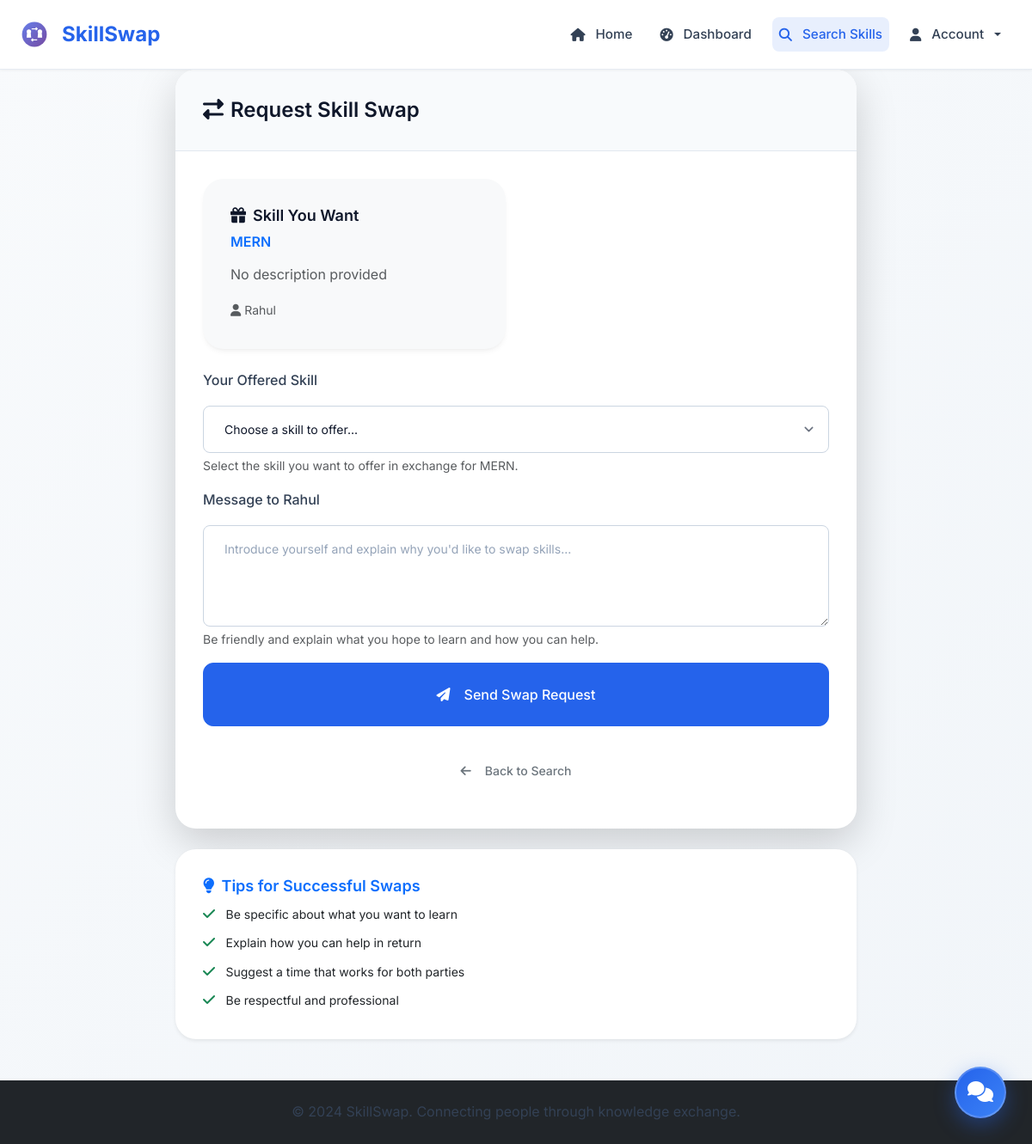
Screenshot of /request_swap/20 (signed in) with the database file from the repository.
### tables this page shows
CREATE TABLE skills (
            id INTEGER PRIMARY KEY AUTOINCREMENT,
            user_id INTEGER,
            skill_name TEXT NOT NULL,
            skill_type TEXT NOT NULL, -- 'offered' or 'wanted'
            description TEXT,
            is_approved INTEGER DEFAULT 1,
            created_at TIMESTAMP DEFAULT CURRENT_TIMESTAMP, is_rejected INTEGER DEFAULT 0, rejection_reason TEXT, rejected_at TIMESTAMP,
            FOREIGN KEY (user_id) REFERENCES users (id)
        );

CREATE TABLE users (
            id INTEGER PRIMARY KEY AUTOINCREMENT,
            email TEXT UNIQUE NOT NULL,
            password_hash TEXT NOT NULL,
            name TEXT NOT NULL,
            location TEXT,
            profile_photo TEXT,
            availability TEXT,
            is_public INTEGER DEFAULT 1,
            is_admin INTEGER DEFAULT 0,
            is_banned INTEGER DEFAULT 0,
            created_at TIMESTAMP DEFAULT CURRENT_TIMESTAMP
        , bio TEXT, is_under_supervision INTEGER DEFAULT 0, availability_start TEXT, availability_end TEXT);

### skill_swap_app.py (the view)
@app.route('/request_swap/<int:skill_id>')
@login_required
def request_swap(skill_id):
    conn = get_db()
    skill = conn.execute('''
        SELECT s.*, u.name as user_name, u.is_under_supervision
        FROM skills s
        JOIN users u ON s.user_id = u.id
        WHERE s.id = ?
    ''', (skill_id,)).fetchone()
    if not skill:
        flash('Skill not found.', 'error')
        return redirect(url_for('search'))
    if skill['is_under_supervision']:
        flash('This user is currently under supervision and cannot receive swap requests.', 'warning')
        return redirect(url_for('search'))
    user_skills = conn.execute('''
        SELECT * FROM skills WHERE user_id = ? AND skill_type = 'offered' AND is_rejected = 0
    ''', (session['user_id'],)).fetchall()
    conn.close()
    skill = convert_row_datetimes(skill)
    user_skills = convert_rows_datetimes(user_skills)
    return render_template('request_swap.html', skill=skill, user_skills=user_skills)

### skill_swap_app.py (called while the page is built)
def parse_datetime(timestamp_str):
    if timestamp_str is None:
        return None
    try:
        if 'T' in timestamp_str:
            return datetime.fromisoformat(timestamp_str.replace('Z', '+00:00'))
        else:
            return datetime.strptime(timestamp_str, '%Y-%m-%d %H:%M:%S')
    except:
        return None

def convert_row_datetimes(row):
    if row is None:
        return None
    if hasattr(row, 'keys'):
        row_dict = dict(row)
    else:
        row_dict = row
    timestamp_fields = ['created_at', 'updated_at', 'rejected_at']
    for field in timestamp_fields:
        if field in row_dict and row_dict[field]:
            row_dict[field] = parse_datetime(row_dict[field])
    return row_dict

def convert_rows_datetimes(rows):
    if not rows:
        return []
    return [convert_row_datetimes(row) for row in rows]

def get_db():
    conn = sqlite3.connect('skill_swap.db')
    conn.row_factory = sqlite3.Row
    return conn

def login_required(f):
    from functools import wraps
    @wraps(f)
    def decorated_function(*args, **kwargs):
        if 'user_id' not in session:
            flash('Please log in to access this page.', 'error')
            return redirect(url_for('login'))
        return f(*args, **kwargs)
    return decorated_function

@app.context_processor
def inject_unread_notifications():
    if 'user_id' in session:
        conn = get_db()
        unread_count = conn.execute('''
            SELECT COUNT(*) as count FROM notifications
            WHERE user_id = ? AND is_read = 0
        ''', (session['user_id'],)).fetchone()['count']
        conn.close()
        return {'unread_notifications': unread_count}
    return {'unread_notifications': 0}

@app.context_processor
def inject_helpers():
    return {'get_user_by_id': get_user_by_id}

### templates/request_swap.html (shortened to what this page needs)
{% extends "base.html" %}
{% block content %}
<div class="row justify-content-center">
    <div class="col-lg-8">
        <div class="card border-0 shadow-lg">
            <div class="card-header">
                <h3 class="mb-0">
                    <i class="fas fa-exchange-alt me-2"></i>Request Skill Swap
                </h3>
            </div>
            <div class="card-body">
                <div class="row mb-4">
                    <div class="col-md-6">
                        <div class="card border-0 bg-light">
                            <div class="card-body">
                                <h5 class="card-title">
                                    <i class="fas fa-gift me-2"></i>Skill You Want
                                </h5>
                                <h6 class="text-primary">{{ skill.skill_name }}</h6>
                                <p class="text-muted">{{ skill.description or 'No description provided' }}</p>
                                <small class="text-muted">
                                    <i class="fas fa-user me-1"></i>{{ skill.user_name }}
                                </small>
                            </div>
                        </div>
                    </div>
                    <div class="col-md-6">
                    </div>
                </div>
                {% if user_skills %}
                <form method="POST" action="{{ url_for('send_swap_request') }}" class="swap-request-form">
                    <div class="mb-3">
                        <label for="offered_skill_id" class="form-label">Your Offered Skill</label>
                        <select class="form-select" id="offered_skill_id" name="offered_skill_id" required>
                            <option value="">Choose a skill to offer...</option>
                        </select>
                        <div class="form-text">
                            Select the skill you want to offer in exchange for {{ skill.skill_name }}.
                        </div>
                    </div>
                    <div class="mb-3">
                        <label for="message" class="form-label">Message to {{ skill.user_name }}</label>
                        <textarea class="form-control" id="message" name="message" rows="4"
                                  placeholder="Introduce yourself and explain why you'd like to swap skills..."></textarea>
                        <div class="form-text">
                            Be friendly and explain what you hope to learn and how you can help.
                        </div>
                    </div>
                    <div class="d-grid gap-2">
                        <button type="submit" class="btn btn-primary btn-lg">
                            <i class="fas fa-paper-plane me-2"></i>Send Swap Request
                        </button>
                        <a href="{{ url_for('search') }}" class="btn btn-outline-secondary">
                            <i class="fas fa-arrow-left me-2"></i>Back to Search
                        </a>
                    </div>
                </form>
                {% endif %}
            </div>
        </div>
        <div class="card border-0 shadow-sm mt-4">
            <div class="card-body">
                <h6 class="card-title text-primary">
                    <i class="fas fa-lightbulb me-2"></i>Tips for Successful Swaps
                </h6>
                <ul class="list-unstyled mb-0">
                    <li class="mb-2">
                        <i class="fas fa-check text-success me-2"></i>
                        <small>Be specific about what you want to learn</small>
                    </li>
                    <li class="mb-2">
                        <i class="fas fa-check text-success me-2"></i>
                        <small>Explain how you can help in return</small>
                    </li>
                    <li class="mb-2">
                        <i class="fas fa-check text-success me-2"></i>
                        <small>Suggest a time that works for both parties</small>
                    </li>
                    <li>
                        <i class="fas fa-check text-success me-2"></i>
                        <small>Be respectful and professional</small>
                    </li>
                </ul>
            </div>
        </div>
    </div>
</div>
{% endblock %}

### static/css/style.css (style rules this page uses)
* { box-sizing: border-box; margin: 0; padding: 0; }
html { scroll-behavior: smooth; font-size: 16px; }
body { font-family: 'Inter', 'Segoe UI', -apple-system, BlinkMacSystemFont, sans-serif; line-height: 1.6; color: #1a1a1a; background: linear-gradient(135deg, #f8fafc 0%, #f1f5f9 100%); min-height: 100vh; -webkit-font-smoothing: antialiased; -moz-osx-font-smoothing: grayscale; text-rendering: optimizeLegibility; }
:root { --primary: #2563eb; --primary-dark: #1d4ed8; --primary-light: #3b82f6; --secondary: #64748b; --accent: #8b5cf6; --white: #ffffff; --gray-50: #f8fafc; --gray-100: #f1f5f9; --gray-200: #e2e8f0; --gray-300: #cbd5e1; --gray-400: #94a3b8; --gray-500: #64748b; --gray-600: #475569; --gray-700: #334155; --gray-800: #1e293b; --gray-900: #0f172a; --success: #10b981; --warning: #f59e0b; --error: #ef4444; --info: #3b82f6; --shadow-sm: 0 1px 2px 0 rgb(0 0 0 / 0.05); --shadow: 0 1px 3px 0 rgb(0 0 0 / 0.1), 0 1px 2px -1px rgb(0 0 0 / 0.1); --shadow-md: 0 4px 6px -1px rgb(0 0 0 / 0.1), 0 2px 4px -2px rgb(0 0 0 / 0.1); --shadow-lg: 0 10px 15px -3px rgb(0 0 0 / 0.1), 0 4px 6px -4px rgb(0 0 0 / 0.1); --shadow-xl: 0 20px 25px -5px rgb(0 0 0 / 0.1), 0 8px 10px -6px rgb(0 0 0 / 0.1); --transition: all 0.2s cubic-bezier(0.4, 0, 0.2, 1); --transition-fast: all 0.15s cubic-bezier(0.4, 0, 0.2, 1); --transition-slow: all 0.3s cubic-bezier(0.4, 0, 0.2, 1); --spacing-xs: 0.25rem; --spacing-sm: 0.5rem; --spacing-md: 1rem; --spacing-lg: 1.5rem; --spacing-xl: 2rem; --spacing-2xl: 3rem; --radius-sm: 0.375rem; --radius: 0.5rem; --radius-md: 0.75rem; --radius-lg: 1rem; --radius-xl: 1.5rem; }
h1, h2, h3, h4, h5, h6 { font-weight: 600; line-height: 1.25; color: var(--gray-900); margin-bottom: var(--spacing-md); }
h3 { font-size: 1.5rem; }
h5 { font-size: 1.125rem; }
h6 { font-size: 1rem; }
p { margin-bottom: var(--spacing-md); color: var(--gray-700); }
a { color: var(--primary); text-decoration: none; transition: var(--transition); }
.btn { display: inline-flex; align-items: center; justify-content: center; gap: var(--spacing-sm); padding: var(--spacing-md) var(--spacing-xl); font-size: 0.875rem; font-weight: 500; line-height: 1.5; border: 1px solid transparent; border-radius: var(--radius); cursor: pointer; transition: var(--transition); text-decoration: none; white-space: nowrap; user-select: none; }
.btn-primary { background-color: var(--primary); border-color: var(--primary); color: var(--white); }
.btn-lg { padding: var(--spacing-lg) var(--spacing-2xl); font-size: 1rem; }
.card { background: var(--white); border: 1px solid rgba(226, 232, 240, 0.6); border-radius: var(--radius-xl); box-shadow: 0 4px 6px -1px rgba(0, 0, 0, 0.05), 0 2px 4px -1px rgba(0, 0, 0, 0.03); transition: all 0.3s cubic-bezier(0.4, 0, 0.2, 1); overflow: hidden; backdrop-filter: blur(10px); }
.card-header { background-color: var(--gray-50); border-bottom: 1px solid var(--gray-200); padding: var(--spacing-xl) var(--spacing-xl); }
.card-body { padding: var(--spacing-xl) var(--spacing-xl); }
.card-title { font-size: 1.125rem; font-weight: 600; color: var(--gray-900); margin-bottom: var(--spacing-sm); }
.form-label { display: block; font-weight: 500; color: var(--gray-700); margin-bottom: var(--spacing-md); }
.form-control { width: 100%; padding: var(--spacing-md) var(--spacing-lg); font-size: 0.875rem; line-height: 1.5; color: var(--gray-900); background-color: var(--white); border: 1px solid var(--gray-300); border-radius: var(--radius); transition: var(--transition); }
.form-select { width: 100%; padding: var(--spacing-md) var(--spacing-lg); font-size: 0.875rem; line-height: 1.5; color: var(--gray-900); background-color: var(--white); border: 1px solid var(--gray-300); border-radius: var(--radius); transition: var(--transition); background-position: right 0.75rem center; background-repeat: no-repeat; background-size: 1.5em 1.5em; padding-right: 3rem; }
.form-control::placeholder { color: var(--gray-400); }
.d-grid.gap-2 { gap: var(--spacing-md) !important; }
.d-grid.gap-2 .btn { border-radius: var(--radius-md); font-weight: 500; padding: var(--spacing-lg) var(--spacing-xl); }
.mb-0 { margin-bottom: 0; }
.mb-2 { margin-bottom: var(--spacing-sm); }
.mb-3 { margin-bottom: var(--spacing-md); }
.mb-4 { margin-bottom: var(--spacing-lg); }
.mt-4 { margin-top: var(--spacing-lg); }
.justify-content-center { justify-content: center; }
.shadow-lg { box-shadow: var(--shadow-lg); }

### rows the page displays
skills: skill_name "MERN", description "No description provided"
users: user_name "Rahul"
